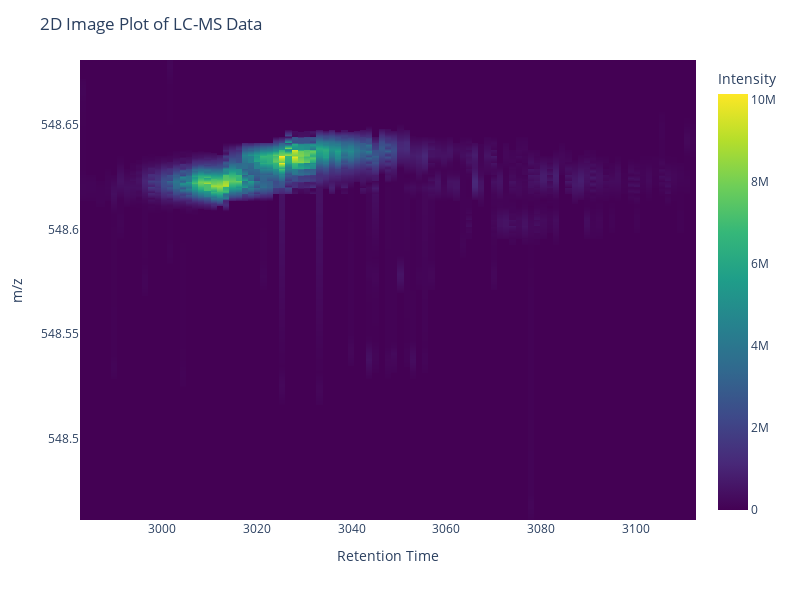

Notebook code for this chart:
### Code cell
mask_nonzero = gaussians_df_real["mz"].apply(len) > 0
gaussians_df_nonempty = gaussians_df_real.loc[mask_nonzero].reset_index(drop=True)

# Now this new DataFrame has no “empty” rows, so plot_gaussians_grid won’t crash:
from src.generation.visualization import plot_gaussians_grid
plot_gaussians_grid(gaussians_df_nonempty)

### Figure 1 — Plotly figure (JSON) as saved in the notebook; plotly's stock layout.template omitted (floating-point values rounded to 4 significant figures; data arrays with more than 128 entries replaced by an {"elided": "..."} marker saying what was removed)
{"data": [{"coloraxis": "coloraxis", "hovertemplate": "Retention Time: %{x}<br>m/z: %{y}<br>Intensity: %{z}<extra></extra>", "name": "0", "type": "heatmap", "x": [2983.0, 2985.0, 2987.0, 2989.0, 2990.0, 2991.0, 2993.0, 2994.0, 2995.0, 2996.0, 2998.0, 2999.0, 3000.0, 3002.0, 3003.0, 3004.0, 3006.0, 3007.0, 3008.0, 3010.0, 3011.0, 3012.0, 3014.0, 3015.0, 3016.0, 3017.0, 3019.0, 3020.0, 3021.0, 3023.0, 3024.0, 3025.0, 3027.0, 3028.0, 3029.0, 3031.0, 3032.0, 3033.0, 3035.0, 3036.0, 3037.0, 3038.0, 3040.0, 3041.0, 3042.0, 3044.0, 3045.0, 3046.0, 3048.0, 3049.0, 3050.0, 3052.0, 3053.0, 3054.0, 3056.0, 3057.0, 3058.0, 3059.0, 3061.0, 3062.0, 3063.0, 3065.0, 3066.0, 3067.0, 3069.0, 3070.0, 3071.0, 3073.0, 3074.0, 3075.0, 3077.0, 3078.0, 3079.0, 3080.0, 3082.0, 3083.0, 3084.0, 3086.0, 3087.0, 3088.0, 3090.0, 3091.0, 3092.0, 3094.0, 3095.0, 3096.0, 3098.0, 3099.0, 3100.0, 3101.0, 3103.0, 3104.0, 3105.0, 3107.0, 3108.0, 3109.0, 3111.0, 3112.0], "xaxis": "x", "y": {"elided": "1000 float values"}, "yaxis": "y", "z": {"elided": "1000x98 float values"}}], "layout": {"coloraxis": {"colorbar": {"title": {"text": "Intensity"}}, "colorscale": [[0, "#440154"], [0.1111, "#482878"], [0.2222, "#3e4989"], [0.3333, "#31688e"], [0.4444, "#26828e"], [0.5556, "#1f9e89"], [0.6667, "#35b779"], [0.7778, "#6ece58"], [0.8889, "#b5de2b"], [1, "#fde725"]]}, "height": 600, "margin": {"t": 60}, "title": {"text": "2D Image Plot of LC-MS Data"}, "width": 800, "xaxis": {"anchor": "y", "domain": [0, 1], "title": {"text": "Retention Time"}}, "yaxis": {"anchor": "x", "autorange": true, "domain": [0, 1], "title": {"text": "m/z"}}}}
